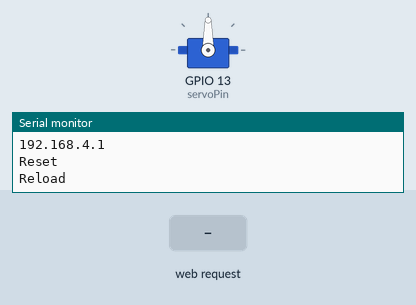
Recording of a sketch running on a simulated ESP32. On the bench: servo, the last lines printed to the serial monitor. The test bench sets the inputs (shaded band).

Above: at 1.2 s.
1.3 s: HTTP request GET /Start_Mission received
At 1.4 s:
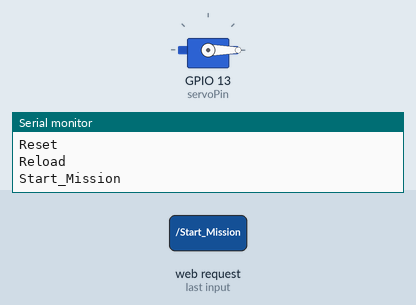
At 2.7 s:
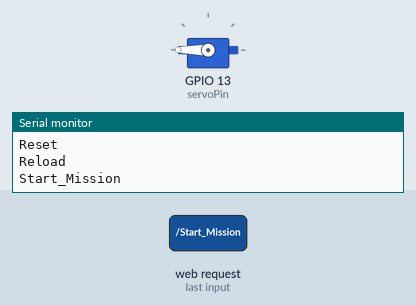
3.0 s: HTTP request GET /Emergency_Emergency_Emergency received
Timing chart, 0 to 6.0 s (numbered marks = the images above; inputs shaded):
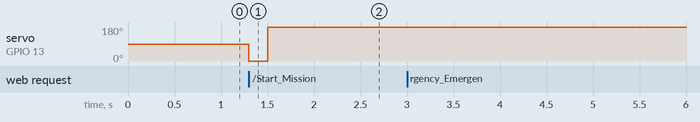

The sketch:

Float.ino
```cpp
#include <WiFi.h>
#include <WebServer.h>
#include <ESP32Servo.h>
#include <PID_v1.h>
#include <string>
#include <cmath>

/*
Hello dear readers of this code. This will be my only comment.
Webpage: http://192.168.4.1
Good luck furture Charlie or other viewers/editors.
*/

String Number_of_Company = "Unknown";

const char* ssid     = "NSA Van 37";
const char* password = "Hard-Pass";
const int servoPin = 13;
int on_mission = 0;
int go = 0;

const int DATA_COUNT = 17;

struct A_Sixteenth_Of_All_Data_Ever_Needed_To_Function {
	String Number_De_Company = Number_of_Company;
	String Zulu_Time;
	float Pressure = 0.0;
	float Depth = 0.0;
	float Sun_Levels = 0.0;
	float Temperature = 0.0;
};
A_Sixteenth_Of_All_Data_Ever_Needed_To_Function All_Data_Ever_Needed_To_Function[DATA_COUNT];

WebServer server(80);
Servo myservo;

const char PAGE[] PROGMEM = R"rawliteral(
<!DOCTYPE html><html>
<head>
	<meta name="viewport" content="width=device-width, initial-scale=1">
	<title>ESP32 Float Web Server</title>
	<link rel="icon" href="data:,">
	<style>
		:root { color-scheme: dark; }
		html { font-family: monospace; display: inline-block; margin: 0px auto; text-align: center; }
		.button { background-color: #60a5fa; border: none; color: white; padding: 16px 40px;
			font-size: 32px; margin: 2px; cursor: pointer; }
		table { border-collapse: collapse; }
		th, td { border: 1px solid #444; padding: 0.5rem; min-width: 2rem; text-align: center; }
	</style>
</head>
<body>
	<h1>ESP32 Float Web Server</h1>
	<p><button class="button" data-name="Start_Mission">Start Mission</button></p>
	<p><button class="button" data-name="Reload">Reload Chart</button></p>
	<p><button class="button" data-name="Reset">Reset Data (no confirmation)</button></p>
	<p><button class="button" data-name="Emergency_Emergency_Emergency">Insert Emergency Data</button></p>
	<script>
		const keys = ["company", "zulu", "pressure", "depth", "light", "temp"];
		function fill(d) {
			const rows = document.querySelectorAll("table tr");
			d.data.forEach((e, c) => keys.forEach((k, r) => {
				rows[r + 1].cells[c + 1].textContent = e[k];
			}));
		}
		document.querySelectorAll("button").forEach(b => {
			b.onclick = () => {
				fetch("/" + b.dataset.name)
					.then(r => b.dataset.name === "Reload" ? r.json().then(fill) : null)
					.catch(() => {});
			};
		});
	</script>
	<table>
		<tr>
			<th>Depth: </th>
			<th>-2M Way Down</th><th>-2M Way Down</th><th>-2M Way Down</th><th>-2M Way Down</th><th>-2M Way Down</th><th>-2M Way Down</th><th>-2M Way Down</th><th>-2M Way Down</th><th>-4M</th><th>-3.5M</th><th>-3M</th><th>-2.5M</th><th>-2M</th><th>-1.5M</th><th>-1M</th><th>-0.5M</th><th>0M</th>
		</tr>
		<tr>
			<th>Company Number</th>
			<td></td><td></td><td></td><td></td><td></td><td></td><td></td><td></td><td></td><td></td><td></td><td></td><td></td><td></td><td></td><td></td><td></td>
		</tr>
		<tr>
			<th>Zulu Time</th>
			<td></td><td></td><td></td><td></td><td></td><td></td><td></td><td></td><td></td><td></td><td></td><td></td><td></td><td></td><td></td><td></td><td></td>
		</tr>
		<tr>
			<th>Pressure</th>
			<td></td><td></td><td></td><td></td><td></td><td></td><td></td><td></td><td></td><td></td><td></td><td></td><td></td><td></td><td></td><td></td><td></td>
		</tr>
		<tr>
			<th>Depth</th>
			<td></td><td></td><td></td><td></td><td></td><td></td><td></td><td></td><td></td><td></td><td></td><td></td><td></td><td></td><td></td><td></td><td></td>
		</tr>
		<tr>
			<th>Light</th>
			<td></td><td></td><td></td><td></td><td></td><td></td><td></td><td></td><td></td><td></td><td></td><td></td><td></td><td></td><td></td><td></td><td></td>
		</tr>
		<tr>
			<th>Temperature</th>
			<td></td><td></td><td></td><td></td><td></td><td></td><td></td><td></td><td></td><td></td><td></td><td></td><td></td><td></td><td></td><td></td><td></td>
		</tr>
	</table>
</body>
</html>
)rawliteral";

void handleRoot() {
	server.send_P(200, "text/html", PAGE);
}

void Start_Mission() {
	Serial.println("Start_Mission");
	if (on_mission == 1) {
		server.send(451, "text/plain", "Impatient for next mission art thou.");
		return;
	}
	else {
		server.send(200, "text/plain", "'Things are now set in motion that cannot be undone' - Gandalf");
		on_mission = 1;
    myservo.write(0);
    delay(200);
    myservo.write(180);
    delay(200);
		on_mission = 0;
		return;
	}
}

void Reload() {
	Serial.println("Reload");
	String json = "{\"data\":[";
	for (int i = 0; i < DATA_COUNT; i++) {
		if (i > 0) json += ",";
		json += "{\"company\":\"" + All_Data_Ever_Needed_To_Function[i].Number_De_Company + "\"";
		json += ",\"zulu\":\"" + All_Data_Ever_Needed_To_Function[i].Zulu_Time + "\"";
		json += ",\"pressure\":" + String(All_Data_Ever_Needed_To_Function[i].Pressure, 2);
		json += ",\"depth\":" + String(All_Data_Ever_Needed_To_Function[i].Depth, 2);
		json += ",\"light\":" + String(All_Data_Ever_Needed_To_Function[i].Sun_Levels, 2);
		json += ",\"temp\":" + String(All_Data_Ever_Needed_To_Function[i].Temperature, 2);
		json += "}";
	}
	json += "]}";
	server.send(200, "application/json", json);
}

void Reset() {
	Serial.println("Reset");
	server.send(200, "text/plain", "Warning - Data has been completely and uterly swept into the trash can - Warning");
	for (int i = 0; i < DATA_COUNT; i++){
		All_Data_Ever_Needed_To_Function[i].Number_De_Company = Number_of_Company;
		All_Data_Ever_Needed_To_Function[i].Zulu_Time = "0000-00-00 00:00:00";
		All_Data_Ever_Needed_To_Function[i].Depth = 0.0;
		All_Data_Ever_Needed_To_Function[i].Pressure = 0.0;
		All_Data_Ever_Needed_To_Function[i].Sun_Levels = 0.0;
		All_Data_Ever_Needed_To_Function[i].Temperature = 0.0;
	}
}

void Emergency_Emergency_Emergency() {
	Serial.println("Emergency_Emergency_Emergency");
	server.send(200, "text/plain", "Warning - Emergency Data has been loaded - Warning");
	for (int i = 0; i < DATA_COUNT; i++){
		All_Data_Ever_Needed_To_Function[i].Number_De_Company = Number_of_Company;
		All_Data_Ever_Needed_To_Function[i].Zulu_Time = "2038-01-19 03:14:06";
		All_Data_Ever_Needed_To_Function[i].Depth = 4294967296;
		All_Data_Ever_Needed_To_Function[i].Pressure = 65536.0;
		All_Data_Ever_Needed_To_Function[i].Sun_Levels = 256.0;
		All_Data_Ever_Needed_To_Function[i].Temperature = 16.0;
	}
}

void handleNotFound() {
	server.send(404, "text/plain", "Not found");
}

void setup() {
	Serial.begin(115200);

	WiFi.softAP(ssid, password);
	Serial.println("");
	Serial.println("IP address: ");
	Serial.println(WiFi.softAPIP());

	server.on("/", handleRoot);
	server.on("/Start_Mission", Start_Mission);
	server.on("/Reload", Reload);
	server.on("/Reset", Reset);
	server.on("/Emergency_Emergency_Emergency", Emergency_Emergency_Emergency);
	server.onNotFound(handleNotFound);
	server.begin();
  myservo.setPeriodHertz(50);
  myservo.attach(servoPin, 500, 2400);


	Reset();
	Reload();
}

void loop() {
	server.handleClient();
}
```

Measured:
- after the input at 1.3 s, servo on GPIO 13 (servoPin): 90° → 0° at once, → 180° 0.20 s later
